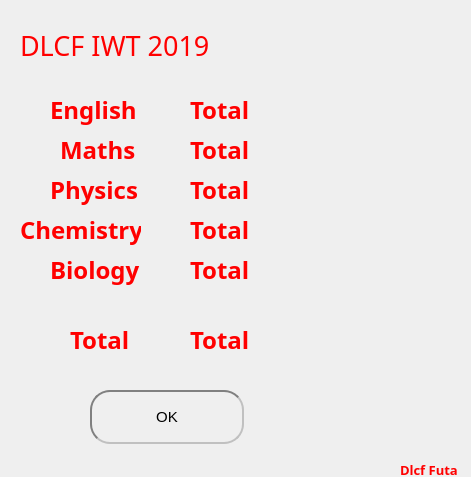
<?xml version="1.0" encoding="UTF-8"?>
<ui version="4.0">
 <class>peresult</class>
 <widget class="QDialog" name="peresult">
  <property name="geometry">
   <rect>
    <x>0</x>
    <y>0</y>
    <width>471</width>
    <height>477</height>
   </rect>
  </property>
  <property name="font">
   <font>
    <pointsize>7</pointsize>
   </font>
  </property>
  <property name="windowTitle">
   <string>Dialog</string>
  </property>
  <widget class="QLabel" name="label_3">
   <property name="geometry">
    <rect>
     <x>50</x>
     <y>170</y>
     <width>101</width>
     <height>41</height>
    </rect>
   </property>
   <property name="font">
    <font>
     <family>Papyrus</family>
     <pointsize>14</pointsize>
    </font>
   </property>
   <property name="text">
    <string>&lt;html&gt;&lt;head/&gt;&lt;body&gt;&lt;p&gt;&lt;span style=&quot; font-size:18pt; font-weight:600; color:#ff0000;&quot;&gt;Physics&lt;/span&gt;&lt;/p&gt;&lt;/body&gt;&lt;/html&gt;</string>
   </property>
  </widget>
  <widget class="QLabel" name="label">
   <property name="geometry">
    <rect>
     <x>50</x>
     <y>90</y>
     <width>101</width>
     <height>41</height>
    </rect>
   </property>
   <property name="font">
    <font>
     <family>Papyrus</family>
     <pointsize>14</pointsize>
    </font>
   </property>
   <property name="text">
    <string>&lt;!DOCTYPE HTML PUBLIC &quot;-//W3C//DTD HTML 4.0//EN&quot; &quot;http://www.w3.org/TR/REC-html40/strict.dtd&quot;&gt;
&lt;html&gt;&lt;head&gt;&lt;meta name=&quot;qrichtext&quot; content=&quot;1&quot; /&gt;&lt;style type=&quot;text/css&quot;&gt;
p, li { white-space: pre-wrap; }
&lt;/style&gt;&lt;/head&gt;&lt;body style=&quot; font-family:'Papyrus'; font-size:14pt; font-weight:400; font-style:normal;&quot;&gt;
&lt;p style=&quot; margin-top:12px; margin-bottom:12px; margin-left:0px; margin-right:0px; -qt-block-indent:0; text-indent:0px;&quot;&gt;&lt;span style=&quot; font-size:18pt; font-weight:600; color:#ff0000;&quot;&gt;English&lt;/span&gt;&lt;/p&gt;&lt;/body&gt;&lt;/html&gt;</string>
   </property>
  </widget>
  <widget class="QLabel" name="label_7">
   <property name="geometry">
    <rect>
     <x>20</x>
     <y>20</y>
     <width>421</width>
     <height>51</height>
    </rect>
   </property>
   <property name="font">
    <font>
     <family>Papyrus</family>
     <pointsize>20</pointsize>
    </font>
   </property>
   <property name="text">
    <string>&lt;!DOCTYPE HTML PUBLIC &quot;-//W3C//DTD HTML 4.0//EN&quot; &quot;http://www.w3.org/TR/REC-html40/strict.dtd&quot;&gt;
&lt;html&gt;&lt;head&gt;&lt;meta name=&quot;qrichtext&quot; content=&quot;1&quot; /&gt;&lt;style type=&quot;text/css&quot;&gt;
p, li { white-space: pre-wrap; }
&lt;/style&gt;&lt;/head&gt;&lt;body style=&quot; font-family:'Papyrus'; font-size:20pt; font-weight:400; font-style:normal;&quot;&gt;
&lt;p style=&quot; margin-top:12px; margin-bottom:12px; margin-left:0px; margin-right:0px; -qt-block-indent:0; text-indent:0px;&quot;&gt;&lt;span style=&quot; color:#ff0000;&quot;&gt;DLCF IWT 2019&lt;/span&gt;&lt;/p&gt;&lt;/body&gt;&lt;/html&gt;</string>
   </property>
  </widget>
  <widget class="QLabel" name="label_8">
   <property name="geometry">
    <rect>
     <x>60</x>
     <y>130</y>
     <width>81</width>
     <height>41</height>
    </rect>
   </property>
   <property name="font">
    <font>
     <family>Papyrus</family>
     <pointsize>16</pointsize>
    </font>
   </property>
   <property name="text">
    <string>&lt;html&gt;&lt;head/&gt;&lt;body&gt;&lt;p&gt;&lt;span style=&quot; font-size:18pt; font-weight:600; color:#ff0000;&quot;&gt;Maths&lt;/span&gt;&lt;/p&gt;&lt;/body&gt;&lt;/html&gt;</string>
   </property>
  </widget>
  <widget class="QLabel" name="label_4">
   <property name="geometry">
    <rect>
     <x>20</x>
     <y>210</y>
     <width>121</width>
     <height>41</height>
    </rect>
   </property>
   <property name="font">
    <font>
     <family>Papyrus</family>
     <pointsize>14</pointsize>
    </font>
   </property>
   <property name="text">
    <string>&lt;html&gt;&lt;head/&gt;&lt;body&gt;&lt;p&gt;&lt;span style=&quot; font-size:18pt; font-weight:600; color:#ff0000;&quot;&gt;Chemistry&lt;/span&gt;&lt;/p&gt;&lt;/body&gt;&lt;/html&gt;</string>
   </property>
  </widget>
  <widget class="QLabel" name="label_5">
   <property name="geometry">
    <rect>
     <x>50</x>
     <y>250</y>
     <width>91</width>
     <height>41</height>
    </rect>
   </property>
   <property name="font">
    <font>
     <family>Papyrus</family>
     <pointsize>14</pointsize>
    </font>
   </property>
   <property name="text">
    <string>&lt;html&gt;&lt;head/&gt;&lt;body&gt;&lt;p&gt;&lt;span style=&quot; font-size:18pt; font-weight:600; color:#ff0000;&quot;&gt;Biology&lt;/span&gt;&lt;/p&gt;&lt;/body&gt;&lt;/html&gt;</string>
   </property>
  </widget>
  <widget class="QLabel" name="label_6">
   <property name="geometry">
    <rect>
     <x>70</x>
     <y>320</y>
     <width>81</width>
     <height>41</height>
    </rect>
   </property>
   <property name="font">
    <font>
     <family>Papyrus</family>
     <pointsize>14</pointsize>
    </font>
   </property>
   <property name="text">
    <string>&lt;html&gt;&lt;head/&gt;&lt;body&gt;&lt;p&gt;&lt;span style=&quot; font-size:18pt; font-weight:600; color:#ff0000;&quot;&gt;Total&lt;/span&gt;&lt;/p&gt;&lt;/body&gt;&lt;/html&gt;</string>
   </property>
  </widget>
  <widget class="QLabel" name="label_9">
   <property name="geometry">
    <rect>
     <x>190</x>
     <y>90</y>
     <width>81</width>
     <height>41</height>
    </rect>
   </property>
   <property name="font">
    <font>
     <family>Papyrus</family>
     <pointsize>20</pointsize>
    </font>
   </property>
   <property name="text">
    <string>&lt;html&gt;&lt;head/&gt;&lt;body&gt;&lt;p&gt;&lt;span style=&quot; font-size:18pt; font-weight:600; color:#ff0000;&quot;&gt;Total&lt;/span&gt;&lt;/p&gt;&lt;/body&gt;&lt;/html&gt;</string>
   </property>
  </widget>
  <widget class="QLabel" name="label_10">
   <property name="geometry">
    <rect>
     <x>190</x>
     <y>130</y>
     <width>81</width>
     <height>41</height>
    </rect>
   </property>
   <property name="font">
    <font>
     <family>Papyrus</family>
     <pointsize>20</pointsize>
    </font>
   </property>
   <property name="text">
    <string>&lt;html&gt;&lt;head/&gt;&lt;body&gt;&lt;p&gt;&lt;span style=&quot; font-size:18pt; font-weight:600; color:#ff0000;&quot;&gt;Total&lt;/span&gt;&lt;/p&gt;&lt;/body&gt;&lt;/html&gt;</string>
   </property>
  </widget>
  <widget class="QLabel" name="label_11">
   <property name="geometry">
    <rect>
     <x>190</x>
     <y>170</y>
     <width>81</width>
     <height>41</height>
    </rect>
   </property>
   <property name="font">
    <font>
     <family>Papyrus</family>
     <pointsize>20</pointsize>
    </font>
   </property>
   <property name="text">
    <string>&lt;html&gt;&lt;head/&gt;&lt;body&gt;&lt;p&gt;&lt;span style=&quot; font-size:18pt; font-weight:600; color:#ff0000;&quot;&gt;Total&lt;/span&gt;&lt;/p&gt;&lt;/body&gt;&lt;/html&gt;</string>
   </property>
  </widget>
  <widget class="QLabel" name="label_12">
   <property name="geometry">
    <rect>
     <x>190</x>
     <y>210</y>
     <width>81</width>
     <height>41</height>
    </rect>
   </property>
   <property name="font">
    <font>
     <family>Papyrus</family>
     <pointsize>20</pointsize>
    </font>
   </property>
   <property name="text">
    <string>&lt;html&gt;&lt;head/&gt;&lt;body&gt;&lt;p&gt;&lt;span style=&quot; font-size:18pt; font-weight:600; color:#ff0000;&quot;&gt;Total&lt;/span&gt;&lt;/p&gt;&lt;/body&gt;&lt;/html&gt;</string>
   </property>
  </widget>
  <widget class="QLabel" name="label_13">
   <property name="geometry">
    <rect>
     <x>190</x>
     <y>250</y>
     <width>81</width>
     <height>41</height>
    </rect>
   </property>
   <property name="font">
    <font>
     <family>Papyrus</family>
     <pointsize>20</pointsize>
    </font>
   </property>
   <property name="text">
    <string>&lt;html&gt;&lt;head/&gt;&lt;body&gt;&lt;p&gt;&lt;span style=&quot; font-size:18pt; font-weight:600; color:#ff0000;&quot;&gt;Total&lt;/span&gt;&lt;/p&gt;&lt;/body&gt;&lt;/html&gt;</string>
   </property>
  </widget>
  <widget class="QLabel" name="label_14">
   <property name="geometry">
    <rect>
     <x>190</x>
     <y>320</y>
     <width>81</width>
     <height>41</height>
    </rect>
   </property>
   <property name="font">
    <font>
     <family>Papyrus</family>
     <pointsize>20</pointsize>
    </font>
   </property>
   <property name="text">
    <string>&lt;html&gt;&lt;head/&gt;&lt;body&gt;&lt;p&gt;&lt;span style=&quot; font-size:18pt; font-weight:600; color:#ff0000;&quot;&gt;Total&lt;/span&gt;&lt;/p&gt;&lt;/body&gt;&lt;/html&gt;</string>
   </property>
  </widget>
  <widget class="QPushButton" name="pushButton">
   <property name="geometry">
    <rect>
     <x>90</x>
     <y>390</y>
     <width>154</width>
     <height>54</height>
    </rect>
   </property>
   <property name="styleSheet">
    <string notr="true">QPushButton{
font:15px;
border: 2px solid gray;
border-radius: 20px;
border-style: inset;
max-width:150px;
max-height:50px;
min-width:150px;
min-height:50px;}
QPushButton:pressed{
background-color:black;
border-style: inset;
border: 2px solid gray;
border-radius: 10px;
}
QPushButton:hover{
background-color:grey;
border-style: inset;
}
</string>
   </property>
   <property name="text">
    <string>OK</string>
   </property>
  </widget>
  <widget class="QLabel" name="label_15">
   <property name="geometry">
    <rect>
     <x>400</x>
     <y>460</y>
     <width>71</width>
     <height>20</height>
    </rect>
   </property>
   <property name="font">
    <font>
     <family>Papyrus</family>
     <pointsize>16</pointsize>
    </font>
   </property>
   <property name="text">
    <string>&lt;html&gt;&lt;head/&gt;&lt;body&gt;&lt;p&gt;&lt;span style=&quot; font-size:10pt; font-weight:600; color:#ff0000;&quot;&gt;Dlcf Futa&lt;/span&gt;&lt;/p&gt;&lt;/body&gt;&lt;/html&gt;</string>
   </property>
  </widget>
 </widget>
 <resources/>
 <connections/>
</ui>
